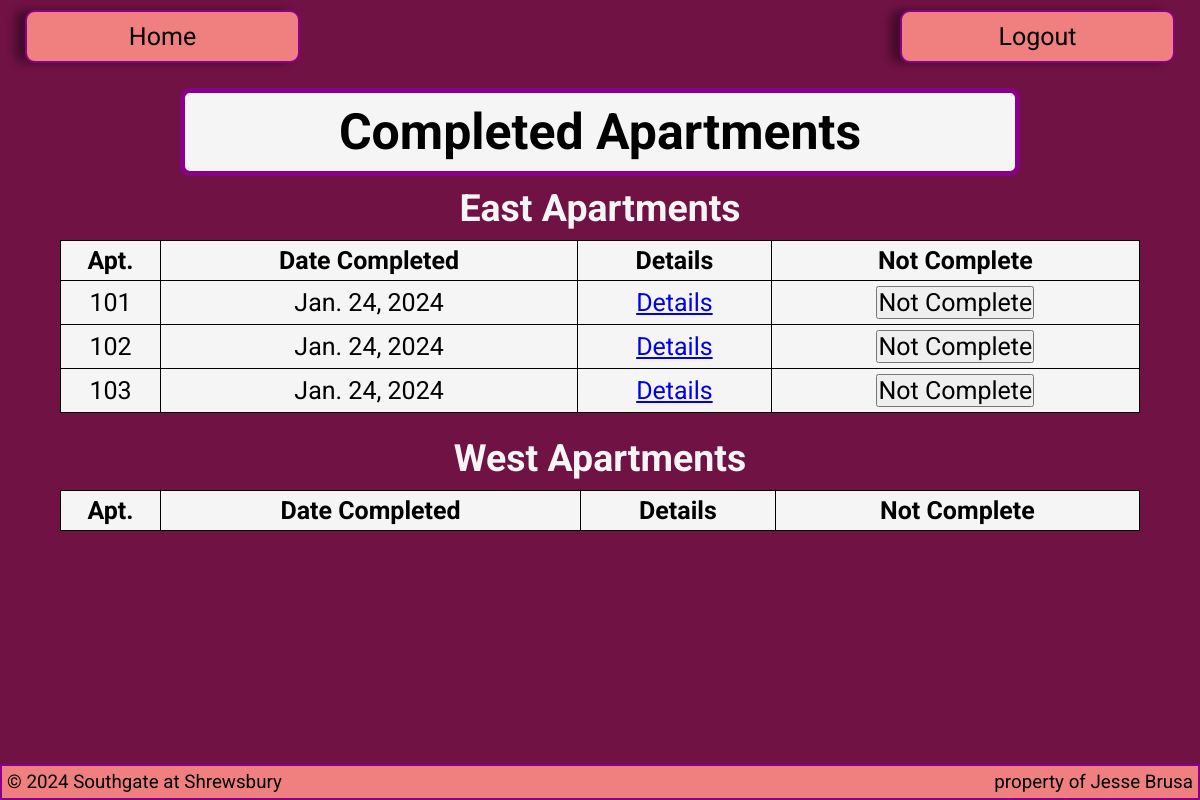
The app's page /streaming-transition/complete/ (signed in), older data.
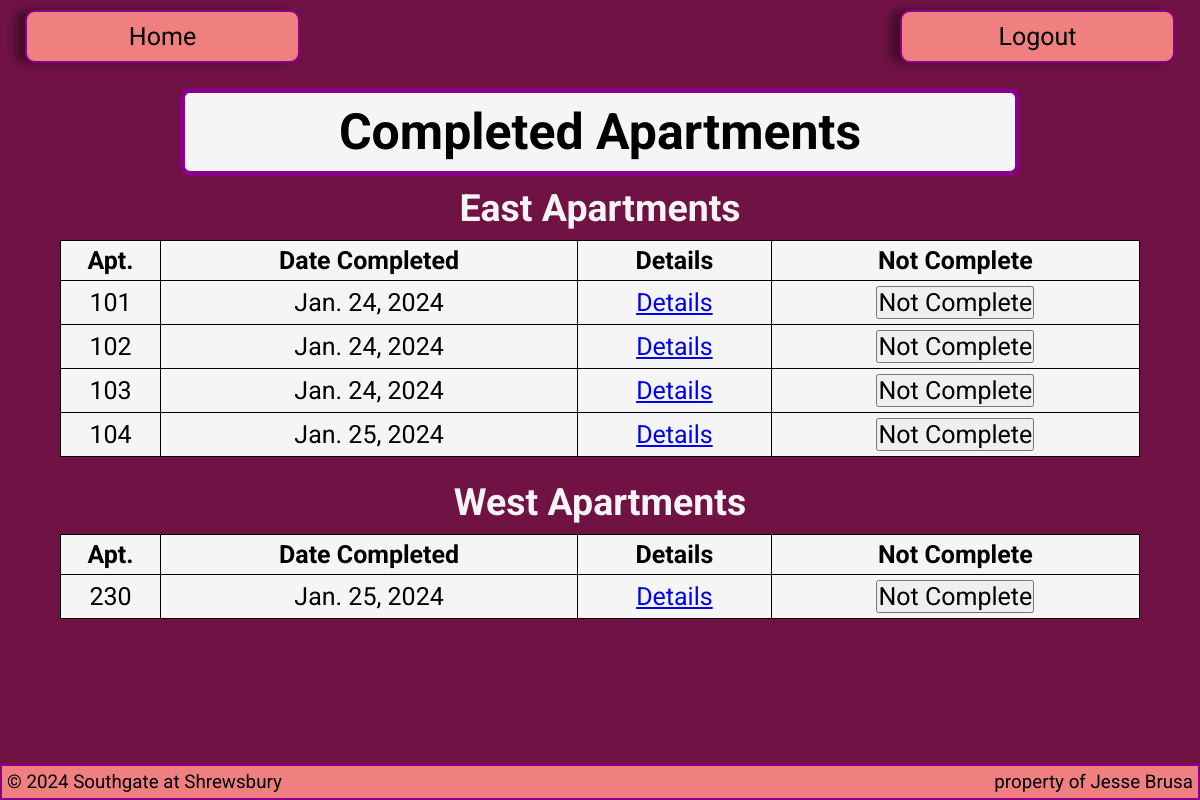
The same page, newer data.
### streaming_transition/models.py (models this page shows, shortened)
class Apartment(models.Model):
    apartment_number = models.IntegerField()
    building = models.CharField(max_length=255)
    complete = models.BooleanField(default=False)
    date_completed = models.DateField(null=True, blank=True)

### streaming_transition/views.py (the view)
# urls.py: path('complete/', CompleteView.as_view(), name='complete'),
class CompleteView(LoginRequiredMixin, ListView):
    model = Apartment
    template_name = 'base/complete.html'
    def get_context_data(self, **kwargs):
        context = super().get_context_data(**kwargs)
        east_apartments = Apartment.objects.filter(building='East', complete=True).order_by('apartment_number')
        west_apartments = Apartment.objects.filter(building='West', complete=True).order_by('apartment_number')
        context['east_apartments'] = east_apartments
        context['west_apartments'] = west_apartments
        return context

### streaming_transition/templates/base/complete.html (shortened to what this page needs)
{% include 'base/streaming-transition-main.html' %}
{% block content %}
<div class="header">
    <h1>Completed Apartments</h1>
</div>
<div class="tableHeader">
    <h2>East Apartments</h2>
</div>
<table>
    <thead>
        <tr>
            <th>Apt.</th>
            <th>Date Completed</th>
            <th>Details</th>
            <th>Not Complete</th>
        </tr>
    </thead>
    <tbody>
        {% for apartment in east_apartments %}
        <tr>
            <td>{{ apartment.apartment_number }}</td>
            <td>
                <p>{{ apartment.date_completed }}</p>
            </td>
            <td><a href="{% url 'apartment' pk=apartment.apartment_number %}">Details</a></td>
            <td>
                <button class="not-complete-button" data-apartment-id="{{ apartment.id }}">
                    Not Complete
                </button>
            </td>
        </tr>
        {% endfor %}
    </tbody>
</table>
<div class="tableHeader">
    <h2>West Apartments</h2>
</div>
<table>
    <thead>
        <tr>
            <th>Apt.</th>
            <th>Date Completed</th>
            <th>Details</th>
            <th>Not Complete</th>
        </tr>
    </thead>
    <tbody>
        {% for apartment in west_apartments %}
        <tr>
            <td>{{ apartment.apartment_number }}</td>
            <td>
                <p>{{ apartment.date_completed }}</p>
            </td>
            <td><a href="{% url 'apartment' pk=apartment.id %}">Details</a></td>
            <td>
                <button class="not-complete-button" data-apartment-id="{{ apartment.id }}">
                    Not Complete
                </button>
            </td>
        </tr>
        {% endfor %}
    </tbody>
</table>
{% include 'base/footer.html' %}
{% endblock %}

Row changes from the older to the newer data that the page shows:
now on this page (row edited): Apartment: apartment_number "104", date_completed "Jan. 25, 2024", shown under "East Apartments"
now on this page (row edited): Apartment: apartment_number "230", date_completed "Jan. 25, 2024", shown under "West Apartments"
